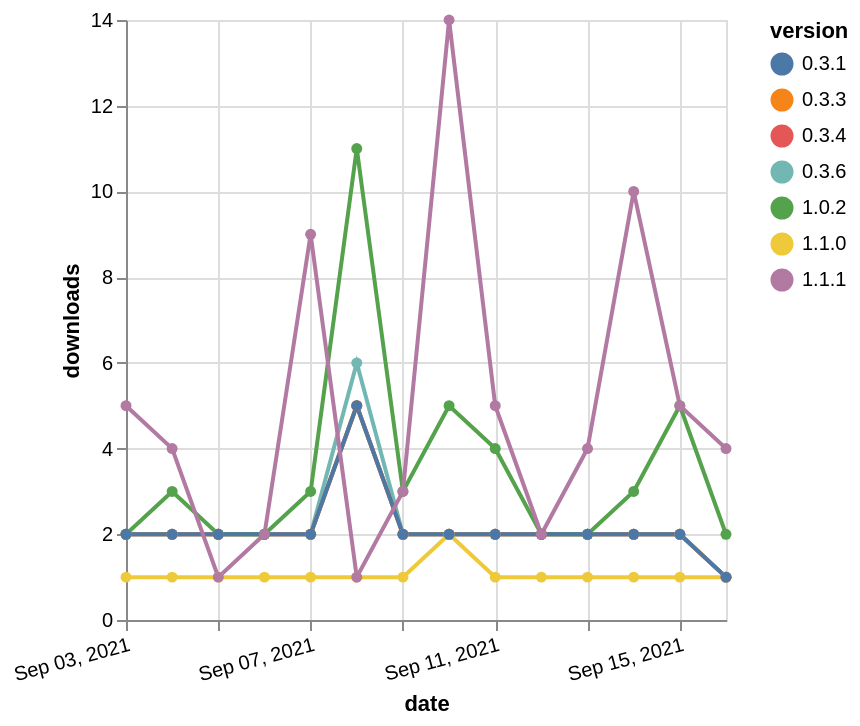

Vega-Lite specification stored for this chart:
### Vega-Lite specification from a JSON file in a GitHub repository (floating-point values rounded to 4 significant figures)
{"$schema": "https://vega.github.io/schema/vega-lite/v5.json", "description": "A simple bar chart with embedded data.", "data": {"values": [{"date": "2021-09-03", "total": 3458, "delta": 2, "version": "0.3.4"}, {"date": "2021-09-04", "total": 3460, "delta": 2, "version": "0.3.4"}, {"date": "2021-09-05", "total": 3462, "delta": 2, "version": "0.3.4"}, {"date": "2021-09-06", "total": 3464, "delta": 2, "version": "0.3.4"}, {"date": "2021-09-07", "total": 3466, "delta": 2, "version": "0.3.4"}, {"date": "2021-09-08", "total": 3471, "delta": 5, "version": "0.3.4"}, {"date": "2021-09-09", "total": 3473, "delta": 2, "version": "0.3.4"}, {"date": "2021-09-10", "total": 3475, "delta": 2, "version": "0.3.4"}, {"date": "2021-09-11", "total": 3477, "delta": 2, "version": "0.3.4"}, {"date": "2021-09-12", "total": 3479, "delta": 2, "version": "0.3.4"}, {"date": "2021-09-13", "total": 3481, "delta": 2, "version": "0.3.4"}, {"date": "2021-09-14", "total": 3483, "delta": 2, "version": "0.3.4"}, {"date": "2021-09-15", "total": 3485, "delta": 2, "version": "0.3.4"}, {"date": "2021-09-16", "total": 3486, "delta": 1, "version": "0.3.4"}, {"date": "2021-09-03", "total": 378, "delta": 1, "version": "1.1.0"}, {"date": "2021-09-04", "total": 379, "delta": 1, "version": "1.1.0"}, {"date": "2021-09-05", "total": 380, "delta": 1, "version": "1.1.0"}, {"date": "2021-09-06", "total": 381, "delta": 1, "version": "1.1.0"}, {"date": "2021-09-07", "total": 382, "delta": 1, "version": "1.1.0"}, {"date": "2021-09-08", "total": 383, "delta": 1, "version": "1.1.0"}, {"date": "2021-09-09", "total": 384, "delta": 1, "version": "1.1.0"}, {"date": "2021-09-10", "total": 386, "delta": 2, "version": "1.1.0"}, {"date": "2021-09-11", "total": 387, "delta": 1, "version": "1.1.0"}, {"date": "2021-09-12", "total": 388, "delta": 1, "version": "1.1.0"}, {"date": "2021-09-13", "total": 389, "delta": 1, "version": "1.1.0"}, {"date": "2021-09-14", "total": 390, "delta": 1, "version": "1.1.0"}, {"date": "2021-09-15", "total": 391, "delta": 1, "version": "1.1.0"}, {"date": "2021-09-16", "total": 392, "delta": 1, "version": "1.1.0"}, {"date": "2021-09-03", "total": 3888, "delta": 2, "version": "0.3.6"}, {"date": "2021-09-04", "total": 3890, "delta": 2, "version": "0.3.6"}, {"date": "2021-09-05", "total": 3892, "delta": 2, "version": "0.3.6"}, {"date": "2021-09-06", "total": 3894, "delta": 2, "version": "0.3.6"}, {"date": "2021-09-07", "total": 3896, "delta": 2, "version": "0.3.6"}, {"date": "2021-09-08", "total": 3902, "delta": 6, "version": "0.3.6"}, {"date": "2021-09-09", "total": 3904, "delta": 2, "version": "0.3.6"}, {"date": "2021-09-10", "total": 3906, "delta": 2, "version": "0.3.6"}, {"date": "2021-09-11", "total": 3908, "delta": 2, "version": "0.3.6"}, {"date": "2021-09-12", "total": 3910, "delta": 2, "version": "0.3.6"}, {"date": "2021-09-13", "total": 3912, "delta": 2, "version": "0.3.6"}, {"date": "2021-09-14", "total": 3914, "delta": 2, "version": "0.3.6"}, {"date": "2021-09-15", "total": 3916, "delta": 2, "version": "0.3.6"}, {"date": "2021-09-16", "total": 3917, "delta": 1, "version": "0.3.6"}, {"date": "2021-09-03", "total": 3404, "delta": 2, "version": "0.3.3"}, {"date": "2021-09-04", "total": 3406, "delta": 2, "version": "0.3.3"}, {"date": "2021-09-05", "total": 3408, "delta": 2, "version": "0.3.3"}, {"date": "2021-09-06", "total": 3410, "delta": 2, "version": "0.3.3"}, {"date": "2021-09-07", "total": 3412, "delta": 2, "version": "0.3.3"}, {"date": "2021-09-08", "total": 3417, "delta": 5, "version": "0.3.3"}, {"date": "2021-09-09", "total": 3419, "delta": 2, "version": "0.3.3"}, {"date": "2021-09-10", "total": 3421, "delta": 2, "version": "0.3.3"}, {"date": "2021-09-11", "total": 3423, "delta": 2, "version": "0.3.3"}, {"date": "2021-09-12", "total": 3425, "delta": 2, "version": "0.3.3"}, {"date": "2021-09-13", "total": 3427, "delta": 2, "version": "0.3.3"}, {"date": "2021-09-14", "total": 3429, "delta": 2, "version": "0.3.3"}, {"date": "2021-09-15", "total": 3431, "delta": 2, "version": "0.3.3"}, {"date": "2021-09-16", "total": 3432, "delta": 1, "version": "0.3.3"}, {"date": "2021-09-03", "total": 6542, "delta": 2, "version": "1.0.2"}, {"date": "2021-09-04", "total": 6545, "delta": 3, "version": "1.0.2"}, {"date": "2021-09-05", "total": 6547, "delta": 2, "version": "1.0.2"}, {"date": "2021-09-06", "total": 6549, "delta": 2, "version": "1.0.2"}, {"date": "2021-09-07", "total": 6552, "delta": 3, "version": "1.0.2"}, {"date": "2021-09-08", "total": 6563, "delta": 11, "version": "1.0.2"}, {"date": "2021-09-09", "total": 6566, "delta": 3, "version": "1.0.2"}, {"date": "2021-09-10", "total": 6571, "delta": 5, "version": "1.0.2"}, {"date": "2021-09-11", "total": 6575, "delta": 4, "version": "1.0.2"}, {"date": "2021-09-12", "total": 6577, "delta": 2, "version": "1.0.2"}, {"date": "2021-09-13", "total": 6579, "delta": 2, "version": "1.0.2"}, {"date": "2021-09-14", "total": 6582, "delta": 3, "version": "1.0.2"}, {"date": "2021-09-15", "total": 6587, "delta": 5, "version": "1.0.2"}, {"date": "2021-09-16", "total": 6589, "delta": 2, "version": "1.0.2"}, {"date": "2021-09-03", "total": 3413, "delta": 2, "version": "0.3.1"}, {"date": "2021-09-04", "total": 3415, "delta": 2, "version": "0.3.1"}, {"date": "2021-09-05", "total": 3417, "delta": 2, "version": "0.3.1"}, {"date": "2021-09-06", "total": 3419, "delta": 2, "version": "0.3.1"}, {"date": "2021-09-07", "total": 3421, "delta": 2, "version": "0.3.1"}, {"date": "2021-09-08", "total": 3426, "delta": 5, "version": "0.3.1"}, {"date": "2021-09-09", "total": 3428, "delta": 2, "version": "0.3.1"}, {"date": "2021-09-10", "total": 3430, "delta": 2, "version": "0.3.1"}, {"date": "2021-09-11", "total": 3432, "delta": 2, "version": "0.3.1"}, {"date": "2021-09-12", "total": 3434, "delta": 2, "version": "0.3.1"}, {"date": "2021-09-13", "total": 3436, "delta": 2, "version": "0.3.1"}, {"date": "2021-09-14", "total": 3438, "delta": 2, "version": "0.3.1"}, {"date": "2021-09-15", "total": 3440, "delta": 2, "version": "0.3.1"}, {"date": "2021-09-16", "total": 3441, "delta": 1, "version": "0.3.1"}, {"date": "2021-09-03", "total": 1437, "delta": 5, "version": "1.1.1"}, {"date": "2021-09-04", "total": 1441, "delta": 4, "version": "1.1.1"}, {"date": "2021-09-05", "total": 1442, "delta": 1, "version": "1.1.1"}, {"date": "2021-09-06", "total": 1444, "delta": 2, "version": "1.1.1"}, {"date": "2021-09-07", "total": 1453, "delta": 9, "version": "1.1.1"}, {"date": "2021-09-08", "total": 1454, "delta": 1, "version": "1.1.1"}, {"date": "2021-09-09", "total": 1457, "delta": 3, "version": "1.1.1"}, {"date": "2021-09-10", "total": 1471, "delta": 14, "version": "1.1.1"}, {"date": "2021-09-11", "total": 1476, "delta": 5, "version": "1.1.1"}, {"date": "2021-09-12", "total": 1478, "delta": 2, "version": "1.1.1"}, {"date": "2021-09-13", "total": 1482, "delta": 4, "version": "1.1.1"}, {"date": "2021-09-14", "total": 1492, "delta": 10, "version": "1.1.1"}, {"date": "2021-09-15", "total": 1497, "delta": 5, "version": "1.1.1"}, {"date": "2021-09-16", "total": 1501, "delta": 4, "version": "1.1.1"}]}, "width": "container", "mark": {"type": "line", "point": {"filled": true}}, "encoding": {"x": {"field": "date", "type": "temporal", "timeUnit": "yearmonthdate", "title": "date", "axis": {"labelAngle": -15}}, "y": {"field": "delta", "type": "quantitative", "title": "downloads"}, "color": {"field": "version", "type": "nominal"}, "tooltip": {"field": "delta"}}}
